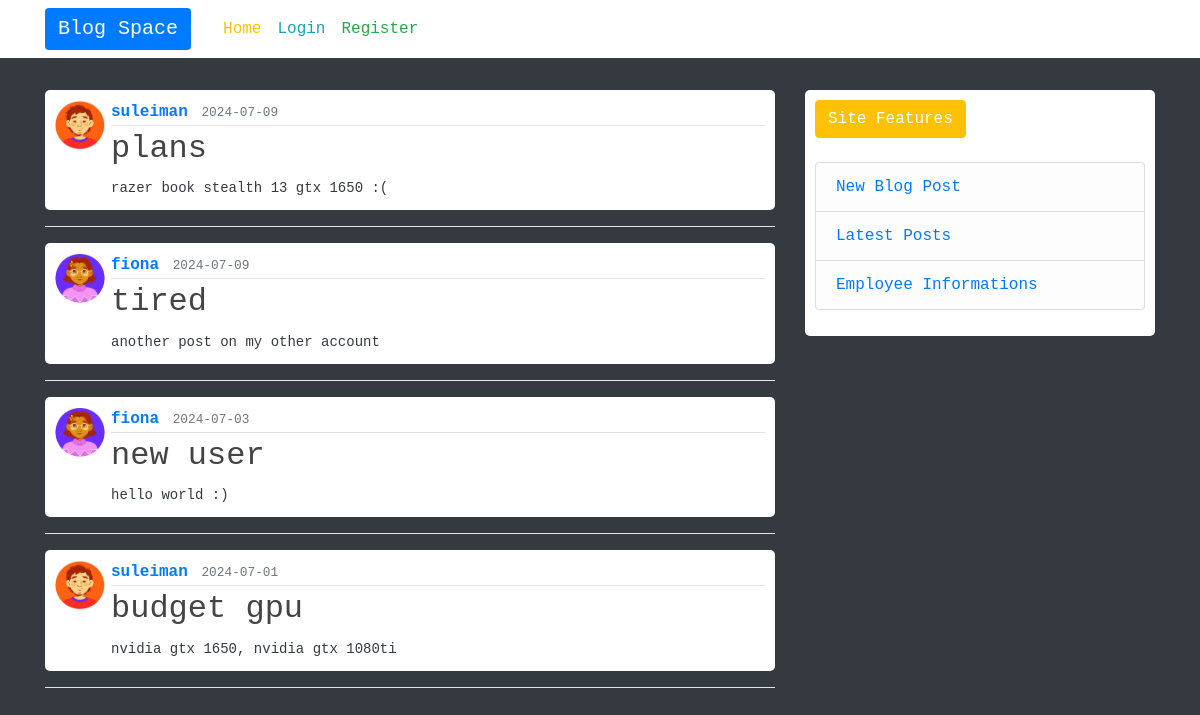
The page /home on the database its author committed.
### proj/models.py (models this page shows, shortened)
class Post(db.Model):
    id = db.Column(db.Integer, primary_key=True)
    title = db.Column(db.String(100), nullable=False)
    date_posted = db.Column(db.DateTime, nullable=False, default=datetime.utcnow)
    content = db.Column(db.Text, nullable=False)
    user_id = db.Column(db.Integer, db.ForeignKey('user.id'), nullable=False)

class User(db.Model, UserMixin):
    id = db.Column(db.Integer, primary_key=True)
    username = db.Column(db.String(20), unique=True, nullable=False)
    email = db.Column(db.String(120), unique=True, nullable=False)
    image_file = db.Column(db.String(20), nullable=False, default='default.jpg')
    password = db.Column(db.String(60), nullable=False)
    posts = db.relationship('Post', backref='author', lazy=True)

### proj/routes.py (the view)
@app.route('/')
@app.route('/home', methods=['POST', 'GET'])
def home():
    posts = Post.query.all()
    form = SearchForm()
    if form.validate_on_submit():
        return redirect(url_for('view_user',username=form.username.data))
    return render_template('home.html', posts=posts[::-1], form=form)

### proj/templates/home.html (shortened to what this page needs)
{% extends "base.html" %}
{% block content %}
    {% for post in posts %}
        <article class="media content-section">
          <img class="rounded-circle article-img" src="{{ url_for('static', filename='profile/' + post.author.image_file) }}">
          <div class="media-body">
            <div class="article-metadata">
               <b><a class="mr-1  text-primary" href="{{ url_for('view_user', username=post.author.username) }}">{{post.author.username}}</a></b>
              <small class="text-muted">{{ post.date_posted.strftime('%Y-%m-%d') }}</small>
            </div>
            <h2><a class="article-title" href="{{ url_for('post', post_id=post.id) }}">{{ post.title }}</a></h2>
            <a class="article-title text-dark" href="{{ url_for('post', post_id=post.id) }}"><h7 class="article-content">{{ post.content }}</h7></a>
          </div>
        </article>
        <hr color='white'>
    {% endfor %}
{% endblock %}

### proj/static/main.css (style rules this page uses)
body { background: #fafafa; color: #333333; margin-top: 5rem; font-family: monospace; }
.content-section { background:#ffffff; padding: 10px 10px; border: 0px solid rgb(0,0,0); border-radius: 5px; margin-bottom: 10px; margin-top: 10px; }
.article-title { color: #444444; }
.article-content { white-space: pre-line; font-size: 14px }
.article-img { height: 50px; width: 50px; margin-right: 6px; }
.article-metadata { padding-bottom: 1px; margin-bottom: 4px; border-bottom: 1px solid #e3e3e3 }

### rows shown on the page
Post: image_file (picture), author.username "suleiman", date_posted "2024-07-09", title "plans", content "razer book stealth 13 gtx 1650 :("
Post: image_file (picture), author.username "fiona", date_posted "2024-07-09", title "tired", content "another post on my other account"
Post: image_file (picture), author.username "fiona", date_posted "2024-07-03", title "new user", content "hello world :)"
Post: image_file (picture), author.username "suleiman", date_posted "2024-07-01", title "budget gpu", content "nvidia gtx 1650, nvidia gtx 1080ti"
